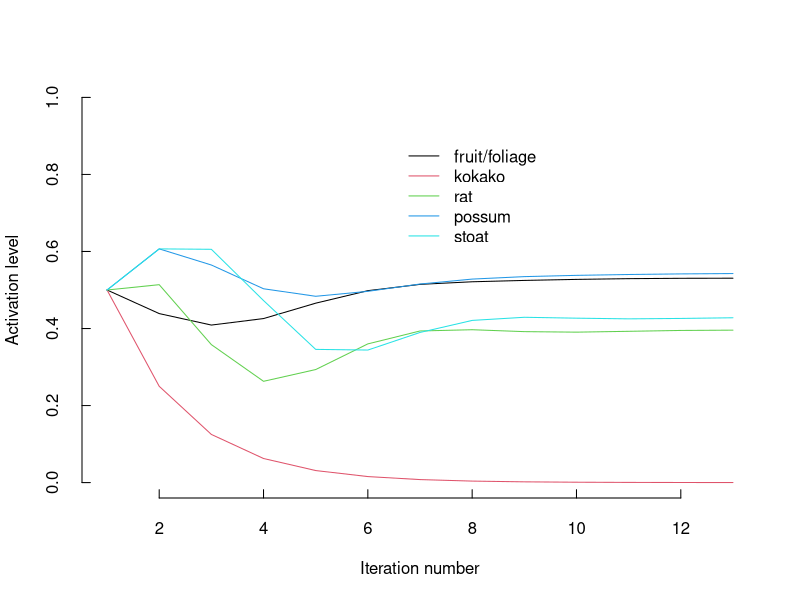

Write the R code that produced this figure.
#### Simple fuzzy cognitive map
#### This sets up FCM and the null argument that nothing changes

fcm<- function(s,w,fix=rep(0,length(s)),
               lambda=0.5, max.iter=500,
               af=rep(1,length(s)), tol=0.001,c=5) {
#
# Fuzzy cognitive map algorithm
# s is the initial state vector variable [0,1]
# w is the matrix of edge weights [-1,1]
# fix is the vector indicating which element of s are fixed boundary conditions
# lambda is the relaxation parameter to speed convergence
# activation functions are (1)logistic, (2) threshold exponential or (3) threshold linear
# af - vector specifying which activation function to be used on each element of s
#
# D. Ramsey 30/4/04
#

state<- matrix(nrow=max.iter,ncol=length(s))
raw<- matrix(nrow=max.iter,ncol=length(s))
state[1,]<- s
raw[1,]<- s

iter<- 1

for(z in 2:max.iter) {

                tmp<- w %*% state[z-1,]
    for(i in 1:nrow(w)) {


        if(af[i]==1){
            # logistic
            state[z,i] <- lambda* (1/(1+exp(-c*tmp[i]))) + (1-lambda)*state[z-1,i]
            raw[z,i]<- tmp[i]
        }
        else if(af[i]==2) {
            # exponential
            state[z,i]<- lambda * max(0,1-exp(-c*tmp[i])) + (1-lambda)*state[z-1,i]
            raw[z,i]<- tmp[i]
        }
        else if(af[i]==3){
            # linear
            state[z,i] <- lambda* (min(1,max(0,c*tmp[i]))) + (1-lambda)*state[z-1,i]
            raw[z,i]<- tmp[i]
        }

    }
        state[z,fix==1]<- state[1,fix==1] # reset boundary conditions (control)


    ind<- abs(state[z,] - state[z-1,]) < tol

    if(length(state[z,ind])==length(s)) break
        iter<- iter + 1
}

    if(iter == max.iter) cat(" WARNING ! Convergence not reached in ",max.iter," iterations",'\n')
        else cat("convergence reached after ",iter," iterations",'\n')

list(state=state[1:iter,],raw=raw[1:iter,],iter=iter)

}

#============================================================
#make adjacency matrix (w)
# NULL MODEL: interaction matrix
# also includes results from the Hebbian learning algorithm

w<- matrix(0,nrow=5,ncol=5)
species<- c("trees","kokako","rat","possum","stoat")
dimnames(w)<- list(species,species)

w['possum','trees']<- 0.5
w['rat','trees']<- 0.5
w['kokako','trees']<- 0.5
w['stoat','rat']<- 0.5

w['kokako','possum']<- -0.17
w['kokako','rat']<- -0.67
w['kokako','stoat']<- -0.2

w['trees','possum']<- -0.20
w['rat','stoat']<- -0.20
w['trees','kokako']<- -0.20
w['trees','rat']<- -0.20
w['stoat','kokako']<- 0.20
w['rat','kokako']<- 0.20
w['possum','kokako']<- 0.20

diag(w)<- -0.2
w['kokako','kokako']<- 0
w['trees','trees']<- 0.4

#=======================================
# Run NULL model (no management)

s<- c(0.5,0.5,0.5,0.5,0.5)
fix<- c(0,0,0,0,0)
af<- c(1,2,2,2,2)

test<- fcm(s,w,tol=0.001,lambda=0.5,c=5,fix=fix,af=af)

n<- test$iter
windows();
plot(c(1,n),c(0,1),type='n',xlab="Iteration number",ylab="Activation level",
bty='n',tck=0.02)
for(i in 1:ncol(test$state)) {
lines(1:n,test$state[1:n,i],lty=1,col=i)
}
legend(n/2,0.9,c("fruit/foliage","kokako","rat",'possum','stoat'),lty=1,col=1:5,bty='n')


